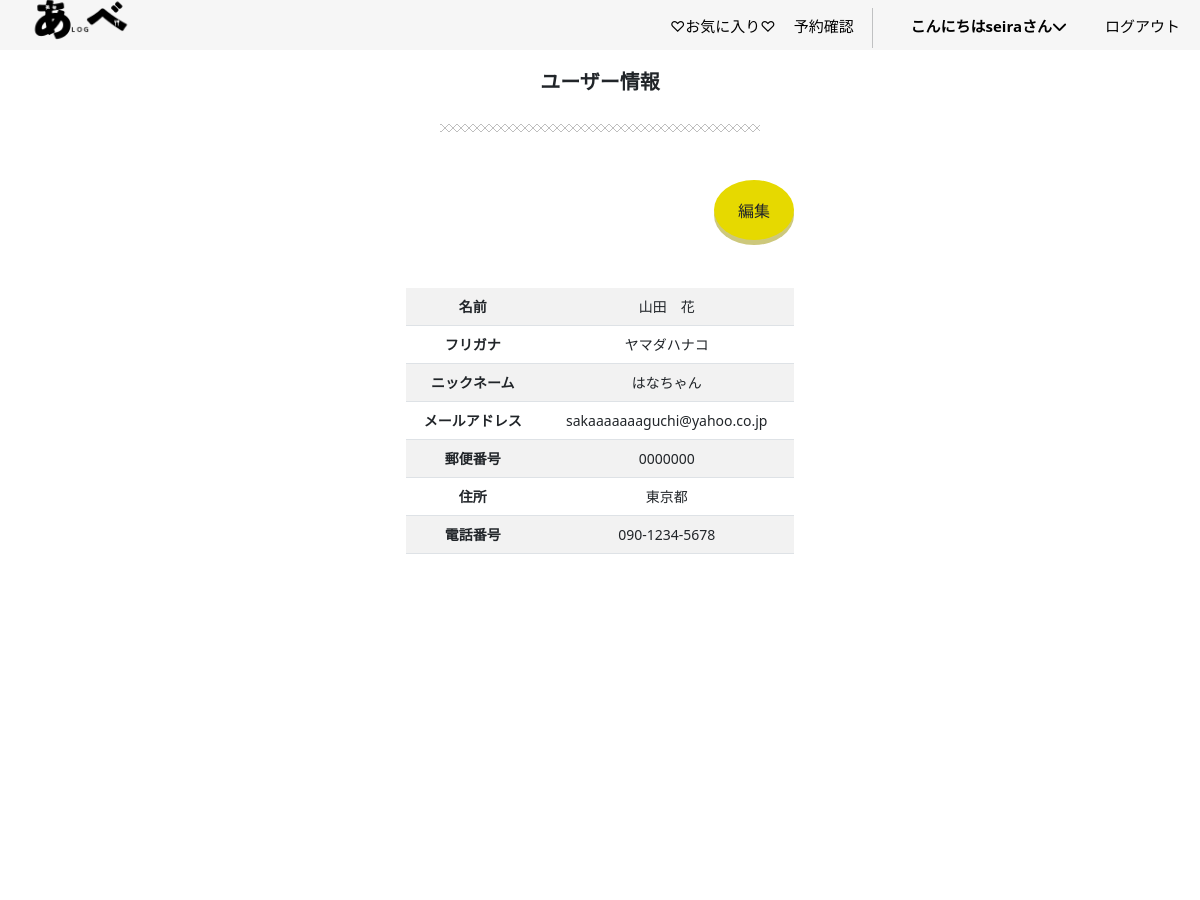
Page /profile/ (signed in, upper part) on the earlier database version.
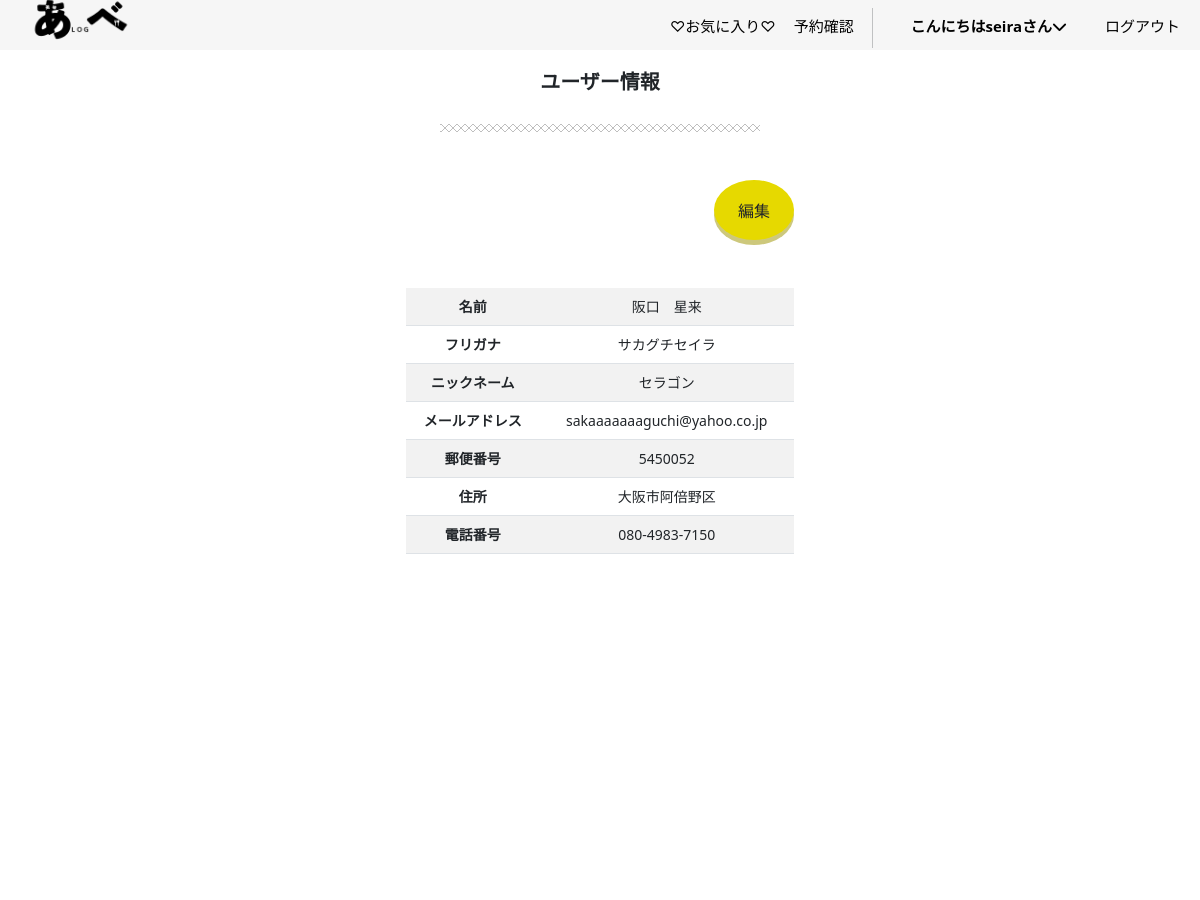
Same page on the later database version.
### accounts/models.py (models this page shows)
class CustomUser(AbstractUser):
    email =models.EmailField(verbose_name='メールアドレス', unique=True, blank=False, null=False, default='') #unique:そのフィールドに保存される値がデータベース内で一意である必要がある(重複を許さない)
    full_name = models.CharField(verbose_name='名前', max_length=30, blank=False, null=False, default='')
    furigana = models.CharField(validators=[katakana_regex], verbose_name='フリガナ*スペースなし', max_length=30, blank=False, null=False, default='')
    handle = models.CharField(verbose_name='ニックネーム',max_length=50,default='',blank=False, null=False)
    postal_code = models.CharField(validators=[postal_code_regex], max_length=7, verbose_name='郵便番号*ハイフンなし', blank=False, null=False, default='')
    address = models.CharField(verbose_name='住所',max_length=50,blank=False, null=False, default='')
    phone_number = models.CharField(verbose_name='電話番号（例: 090-1234-5678）', max_length=20, validators=[phone_number_regex],blank=False, null=False, default='')
    class Meta:
        verbose_name_plural = 'CustomUser'

### gourmet/views.py (the view)
# urls.py: path('profile/',views.ProFileView.as_view(),name='profile'),
class ProFileView(LoginRequiredMixin,UpdateView):
    model = CustomUser
    template_name = 'profile.html'
    form_class = ProfileForm
    success_url = reverse_lazy('gourmet:profile')
    def get_object(self):
        return self.request.user

### gourmet/context_processors.py (called while the page is built)
def member_status(request):
    if request.user.is_authenticated:
        from gourmet.models import Member
        is_member = Member.objects.filter(user=request.user).exists()
        return {'is_member': is_member}
    return {'is_member': False}

### gourmet/templates/profile.html (shortened to what this page needs)
{% extends 'base.html' %}
{% load static %}
{% block active-effe3 %}active{% endblock %}
{% block contents %}
<div class="a_detail">
    <div class="store-h1">
        <h1>ユーザー情報</h1>
    </div>
    <hr class="hr1 mb-5">
    <div class="row justify-content-center">
        <div class="col-md-6">
            <div class="d-flex justify-content-end mb-5">
                <a href="{% url 'gourmet:profile_update' object.pk %}" class="btn btn--circle" type="submit">編集</a>
            </div>
            <table class="table table-striped">
                <tr>
                    <th>名前</th> <td>{{user.full_name}}</td>
                </tr>
                <tr>
                    <th>フリガナ</th> <td>{{user.furigana}}</td>
                </tr>
                <tr>
                    <th>ニックネーム</th> <td>{{user.handle}}</td>
                </tr>
                <tr>
                    <th>メールアドレス</th> <td>{{user.email}}</td>
                </tr>
                <tr>
                    <th>郵便番号</th> <td>{{user.postal_code}}</td>
                </tr>
                <tr>
                    <th>住所</th> <td>{{user.address}}</td>
                </tr>
                <tr>
                    <th>電話番号</th> <td>{{user.phone_number}}</td>
                </tr>
            </table>
        </div>
    </div>
</div>
{% endblock %}

### gourmet/templates/base.html (shortened to what this page needs)
{% load static %}
<!DOCTYPE html>
<html lang="ja">
<head>
    <link rel="stylesheet" type="text/css" href="{% static 'css/mystyle.css' %}">
    <link href="https://cdn.jsdelivr.net/npm/bootstrap@5.3.0-alpha3/dist/css/bootstrap.min.css" rel="stylesheet">
    <link rel="stylesheet" type="text/css" href="https://unpkg.com/swiper@8/swiper.min.css">
    <link href="https://cdn.jsdelivr.net/npm/bootstrap-icons/font/bootstrap-icons.css" rel="stylesheet">
    <link rel="stylesheet" href="https://cdn.jsdelivr.net/npm/destyle.css@3.0.2/destyle.min.css">
</head>
<body>
    <div>
        <header class="header">
            <div class="header__inner">
              <h1 class="header__title header-title">
                <a href="{% url 'gourmet:top'%}">
                  <img src="{% static 'images/abelog_logo.png' %}" alt="ロゴ画像">
                </a>
              </h1>
              <nav class="header__nav nav" id="js-nav">
                <ul class="nav__items nav-items">
                  {% if user.is_authenticated %}
                    <li class="nav-items__item nav-active {% block active-effe %}{% endblock %}"><a href="{% url 'gourmet:like_list'%}">♡お気に入り♡</a></li>
                    <li class="nav-items__item nav-active {% block active-effe2 %}{% endblock %}"><a href="{%url 'gourmet:reserve_list'%}">予約確認</a></li>
                    <li class="nav-items__item" id="menu__item">
                      <a href="{% url 'gourmet:profile' %}" class="menu__link nav-active {% block active-effe3 %}{% endblock %}">こんにちは{{ user.username }}さん<i class="fa-solid fa-chevron-down"></i></a>
                    </li>
                    <li class="nav-items__item"><a href="{% url 'account_logout'%}">ログアウト</a></li>
                  {% endif %}
                  </ul>
              </nav>
            </div>
      </header>
        <main>
          <div class="main">
            {% block contents %}{% endblock %}
          </div>
        </main>
      </div>
</body>
</html>

### static/css/mystyle.css (style rules this page uses)
a { text-decoration: none !important; }
ul, li { list-style: none; }
main { background-color: #FFF; height: 2000px; width: 100%; position: relative; margin-top: 50px; }
.header { background-color: #f6f6f6; width: 100%; height: 50px; position: fixed; top: 0; left: 0; right: 0; z-index: 999; }
.header__inner { padding: 0 20px; display: flex; align-items: center; justify-content: space-between; height: inherit; position: relative; }
.header__title { width: 100px; height: auto; }
@media screen and (min-width: 960px) { .header__title { width: 120px; } }
.header__title img { display: block; width: 100%; height: 100%; }
.header__nav { position: absolute; right: 0; left: 0; top: 0; width: 100%; height: 100vh; transform: translateX(100%); background-color: #fff; transition: ease .4s; }
@media screen and (min-width: 960px) { .header__nav { position: static; transform: initial; background-color: inherit; height: inherit; display: flex; justify-content: end; width: 50%; } }
@media screen and (min-width: 960px) { .nav__items { width: 100%; display: flex; align-items: center; height: initial; justify-content: space-between; } }
.nav-items { padding-top: 250px; padding-bottom: 200px; padding-left: 70px; }
@media screen and (min-width: 960px) { .nav-items { padding-top: inherit; padding-bottom: inherit; } }
.nav-items__item a { color: black; width: 100%; display: block; text-align: left; font-size: 15px; margin-bottom: 20px; }
@media screen and (min-width: 960px) { .nav-items__item a { margin-bottom: 0; margin-top: 5px; } }
.nav-items__item:last-child a { margin-bottom: 0; }
:root { --easing: cubic-bezier(.2, 1, .2, 1); --transition: .8s var(--easing); --color-base: #f8f8f8; --color-gray: #ddd; --color-theme: #f5695f; --color-theme-darken: #f12617; --box-shadow: .8rem .8rem 1.2rem rgba(0, 0, 0, .05), -.8rem -.8rem 1.2rem #fff; --box-shadow-hover: 1rem 1rem 1.5rem rgba(0, 0, 0, .08), -1rem -1rem 1.5rem #fff; --box-shadow-inset: inset .8rem .8rem 1.2rem rgba(0, 0, 0, .05), inset -.8rem -.8rem 1.2rem #fff; --box-shadow-dark: .8rem .8rem 1.2rem rgba(0, 0, 0, .1), -.8rem -.8rem 1.2rem rgba(#fff,.2); }
html { font-size: 100%; line-height: 1.8; height: 100%; word-break: break-word; color: #333; background-color: var(--color-base); -webkit-appearance: none; -webkit-tap-highlight-color: transparent; }
body { font-size: 2rem; margin-top: 30px auto; margin-bottom: 0; }
*, *::before, *::after { -webkit-box-sizing: border-box; box-sizing: border-box; }
h1, h2, h3, h4, h5, h6 { font-size: 1.6rem; margin: 0; padding: 0; }
main { display: block; }
.a_detail { text-align: center; }
.store-h1 { padding-top: 20px; margin-top: 30px; margin-bottom: 30px; }
@media screen and (min-width: 960px) { .a_detail { padding:0 200px !important; } }
.a_detail { font-size: 14px; padding:0 30px }
.a_detail h1 { font-size: 20px; font-weight: bold; }
.hr1 { position: relative; overflow: visible; text-align: center; border-width: 0; height: 8px; background-image: repeating-linear-gradient(45deg, black 0, black 1px, transparent 0, transparent 50%), repeating-linear-gradient(135deg, black 0, black 1px, transparent 0, transparent 50%); background-size: 8px 8px; width: 40%; margin: 0 auto; }
a.btn--circle { border-radius: 50%; line-height: 60px; width: 80px; height: 60px; padding: 0; -webkit-box-shadow: 0 5px 0 #e6d900; box-shadow: 0 5px 0 #cdc87c; background-color: #e6d900; }
.menu__link { display: block; padding: 10px 20px; position: relative; }
.nav-active.active { font-weight: bold; }
.nav-items__item { -webkit-transition: all 0.5s ease-out; transition: all 0.5s ease-out; }

Differences in the rows shown:
changed CustomUser "seira": full_name "山田 花" → "阪口 星来"; furigana "ヤマダハナコ" → "サカグチセイラ"; handle "はなちゃん" → "セラゴン"; postal_code "0000000" → "5450052"; address "東京都" → "大阪市阿倍野区"; phone_number "090-1234-5678" → "080-4983-7150"
